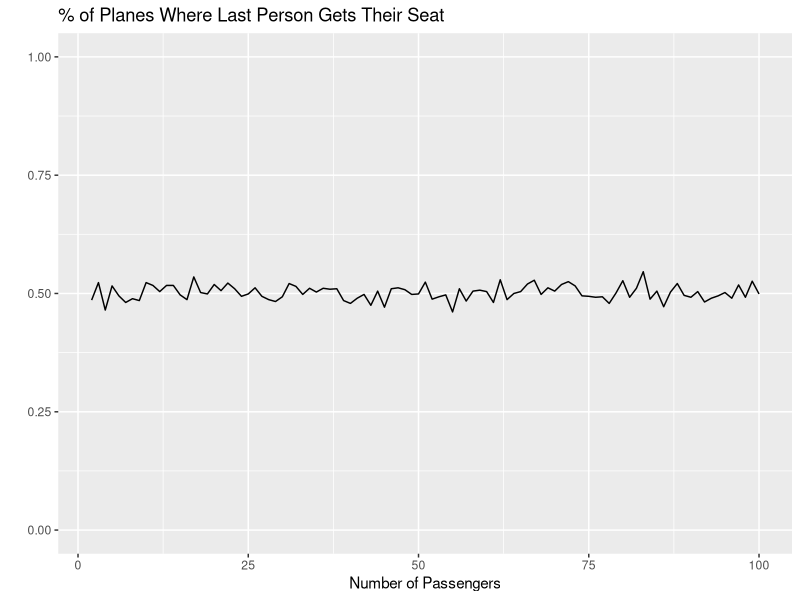
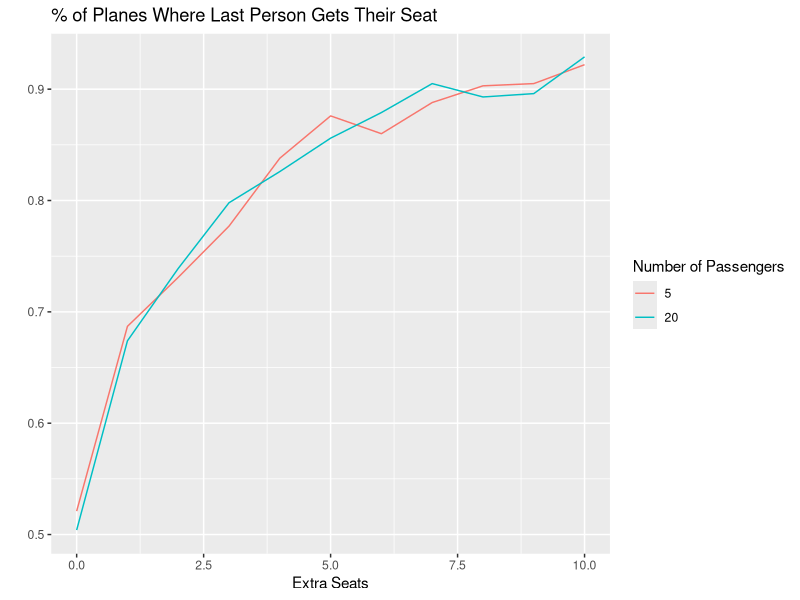

R code for these plots, in order:
## ---- chunk 1
library(tidyverse)
library(purrr)

## ---- chunk 2
drunkPassenger <- function(n, seats){
  #generate random seat for first (drunk) passenger
  if (n == 1) {
    seats <-seats[seats != sample(seats, 1, replace = FALSE)]
  }
  
  #check if last seat matches last person, return true/false
  if (length(seats) == 1){
    return(seats[1] == n)
  }
  
  #pick assigned seat if available, else pick random
  choice = ifelse(n %in% seats, n, sample(seats, 1, replace = FALSE))
  remaining_seats <- seats[seats != choice]
  
  #call function again for next passenger
  drunkPassenger(n + 1, remaining_seats)
}

seats <- 2:100
runs <- 1000

drunk_passengers_100 <- map(seats, function(x) {
  data.frame(
    num_passengers = x,
    pct_correct_last_seat = mean(map_lgl(1:runs, ~ drunkPassenger(1, 1:x)))
  )
}) |>
  list_rbind() |>
  mutate(runs = runs, num_seats = num_passengers) |>
  select(num_passengers, num_seats, pct_correct_last_seat, runs)

drunk_passengers_100 |>
  ggplot(aes(x = num_passengers, y = pct_correct_last_seat)) +
    geom_line() +
    ylim(0,1)+
    labs(
      title = "% of Planes Where Last Person Gets Their Seat",
      x = "Number of Passengers",
      y = ""
    )
## ---- chunk 3
drunkPassenger_k <- function(n, passengers, seats){
  #check if last guy gets his seat
  if (length(passengers) == n){
    return(n %in% seats)
  }
  
  #fist seat selection
  if (n == 1) {
    first_choice = sample(seats, 1, replace = FALSE)
    #stop simulation if chooses last persons seat
    if (first_choice == length(passengers)) {
      return(FALSE)
    }
    remaining_seats <-seats[seats != first_choice]
  
  } else{
      #pick assigned seat if available, else pick random
      choice = ifelse(n %in% seats, n, sample(seats, 1, replace = FALSE))
      if (choice == length(passengers)) {
        return(FALSE)
      }
      remaining_seats <-seats[seats != choice]
  }
  
  #call function again for next passenger
  drunkPassenger_k(n + 1, passengers, remaining_seats)
}

runs = 1000
passengers = 20
seats = 20:30


drunk_passengers_k20 <- map(seats, function(x) {
  data.frame(
    num_seats = x,
    pct_correct_last_seat = mean(map_lgl(1:runs, ~ drunkPassenger_k(1, 1:passengers, 1:x)))
  )
}) |>
  list_rbind() |>
  mutate(runs = runs, num_passengers = passengers) |>
  select(num_passengers, num_seats, pct_correct_last_seat, runs)

## ---- chunk 4
runs = 1000
passengers = 5
seats = 5:15


drunk_passengers_k5 <- map(seats, function(x) {
  data.frame(
    num_seats = x,
    pct_correct_last_seat = mean(map_lgl(1:runs, ~ drunkPassenger_k(1, 1:passengers, 1:x)))
  )
}) |>
  list_rbind() |>
  mutate(runs = runs, num_passengers = passengers) |>
  select(num_passengers, num_seats, pct_correct_last_seat, runs)

## ---- chunk 5

drunk_k <- bind_rows(drunk_passengers_k5, drunk_passengers_k20)
  
drunk_k |>
  group_by(num_passengers) |>
  mutate(diff = num_seats - num_passengers) |>
  ggplot(aes(x = diff, y = pct_correct_last_seat, color = factor(num_passengers), group = num_passengers)) +
    geom_line() +
    labs(
      color = "Number of Passengers",
      x = "Extra Seats",
      title = "% of Planes Where Last Person Gets Their Seat",
      y = "")
